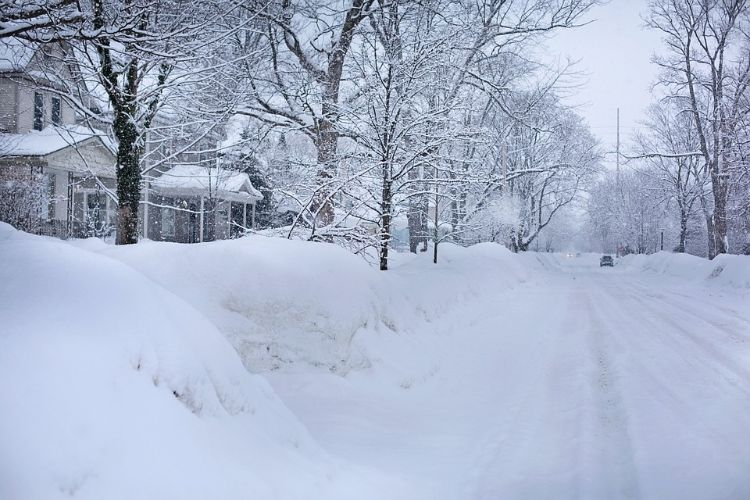
#> input picture Assignment 2/Snow/Snow.jpg, 750 x 500 px, found by its file name
$ python Snow.py
#> lines starting #> are read from the running program, lines starting #| are printed output that depends on the picture
import cv2
import numpy as np
import imageio

background_image = cv2.imread('Snow\Snow.jpg')
#> background_image is the input picture: shape (500, 750, 3); mean B, G, R 200.6, 177.6, 166.6

num_snowflakes = 100

snowflake_size = 2

height, width, _ = background_image.shape
#> height = 500; width = 750

frames = []
while True:
    snow_image = np.zeros_like(background_image)

    for _ in range(num_snowflakes):
        x = np.random.randint(0, width)
        y = np.random.randint(0, height)
        cv2.circle(snow_image, (x, y), snowflake_size, (255, 255, 255, 255), -1)
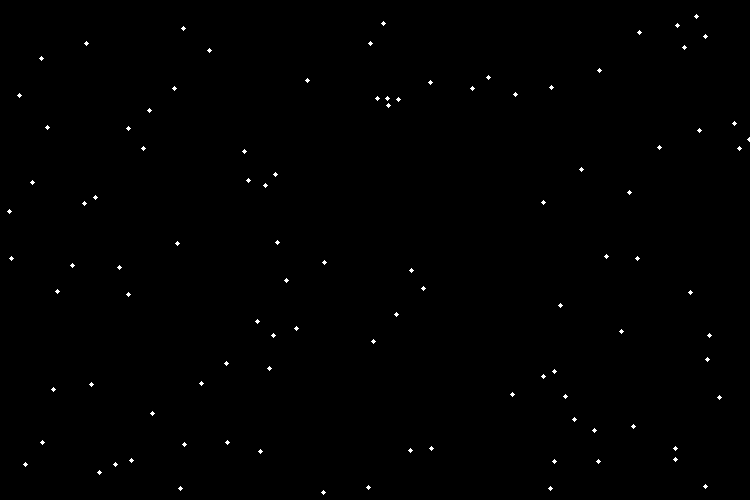
#> snow_image: shape (500, 750, 3); 0.35% white in thin lines or dots

    snowy_background = cv2.add(background_image, snow_image)

    frames.append(cv2.cvtColor(snowy_background, cv2.COLOR_BGR2RGB))

    cv2.imshow('Snowy Scene', snowy_background)

    if cv2.waitKey(250) & 0xFF == ord('q'):
#> (key q is pressed here)
        break

output_gif = 'snowy_scene.gif'
imageio.mimsave(output_gif, frames, 'GIF', duration=0.25)

cv2.destroyAllWindows()
